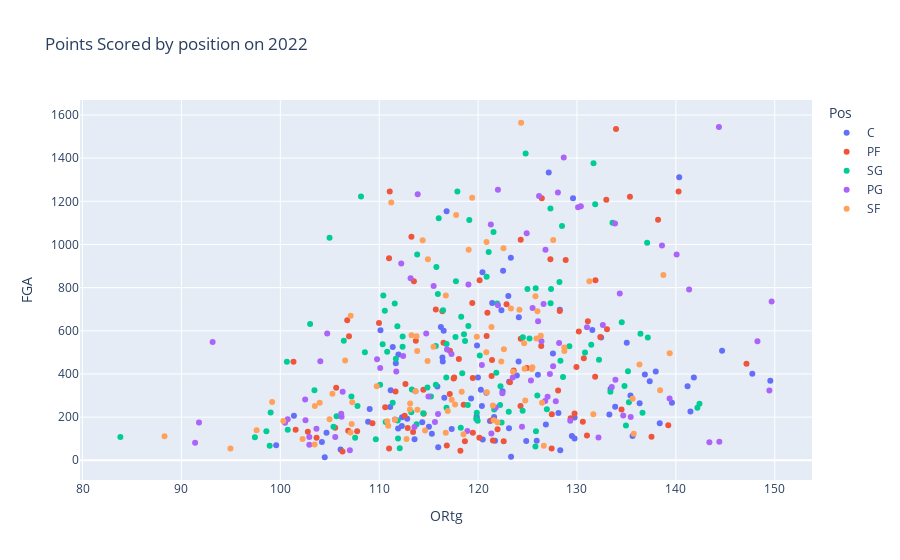

Notebook code cell kept with this figure:
### Code cell
# As we reach last year's season the cluster is a bit more call over the place 
# The offensive rating has shifted to the right, The centre position is also shooting more than 2012
px.scatter(final[final['SZN'] == 2022], x='ORtg', y='FGA', color='Pos', title='Points Scored by position on 2022')
